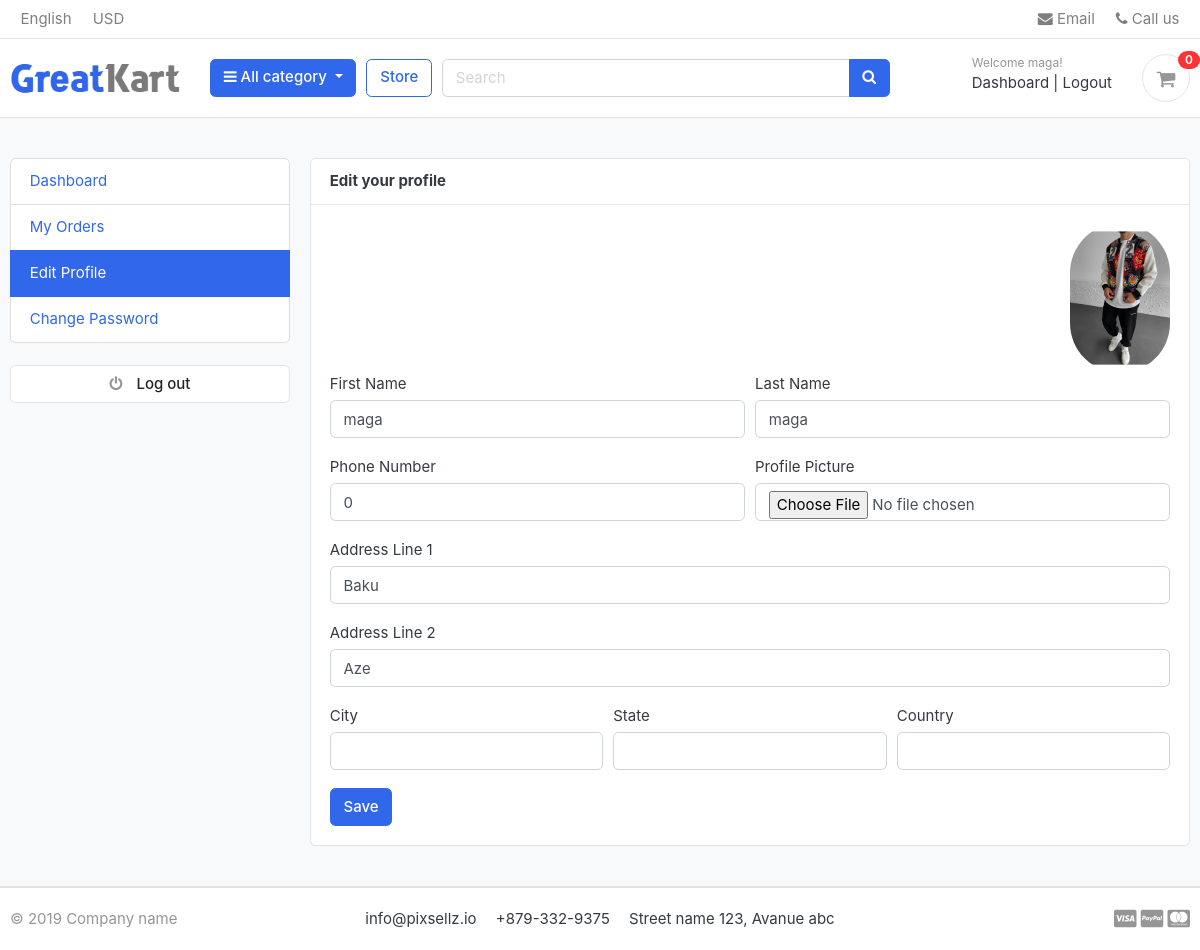
Page /accounts/edit_profile/ (signed in) on the earlier database version.
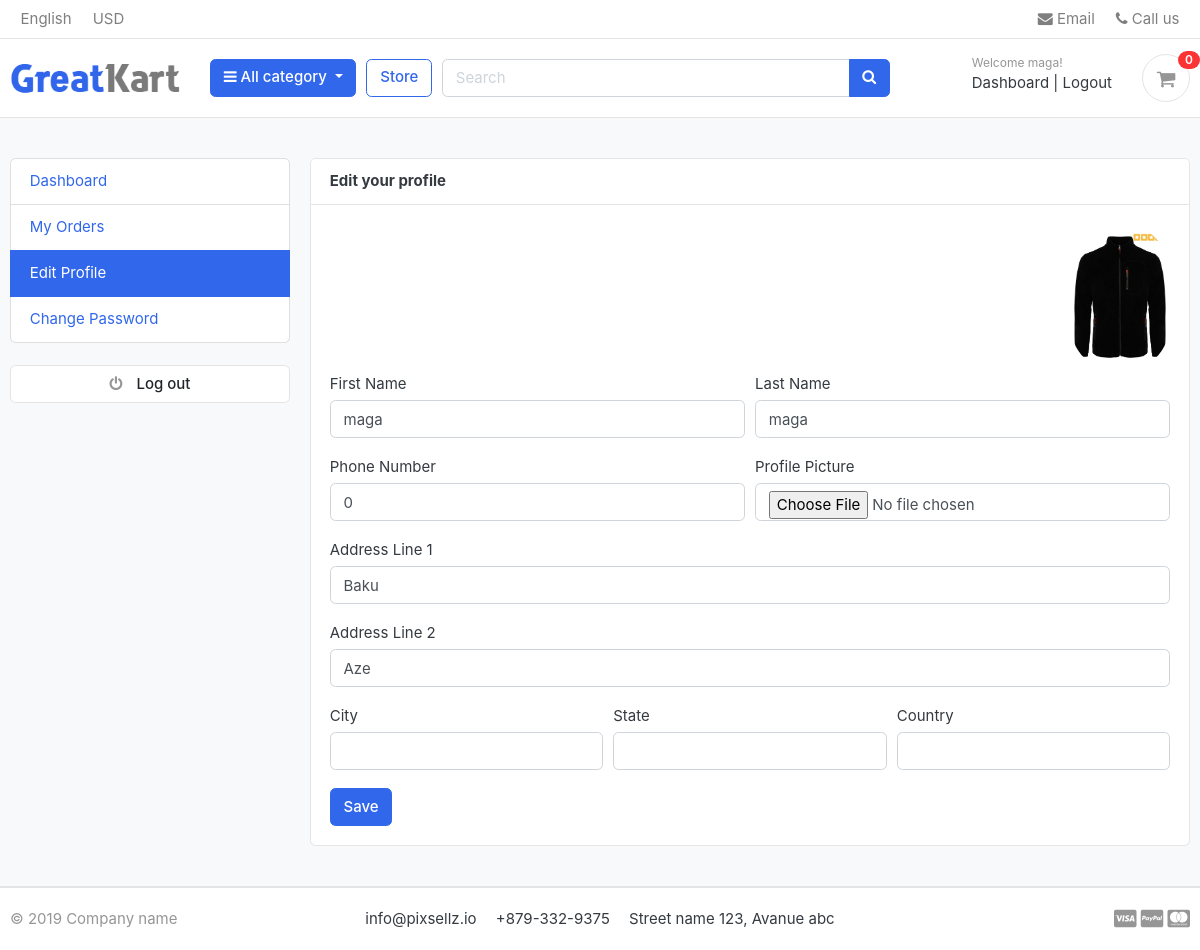
Same page on the later database version.
### accounts/models.py (models this page shows, shortened)
class UserProfile(models.Model):
    user = models.OneToOneField(Account, on_delete=models.CASCADE)
    address_line_1 = models.CharField(blank=True, max_length=100)
    address_line_2 = models.CharField(blank=True, max_length=100)
    profile_picture = models.ImageField(blank=True, upload_to='userprofile')
    city = models.CharField(blank=True, max_length=20)
    state = models.CharField(blank=True, max_length=20)
    country = models.CharField(blank=True, max_length=20)

### accounts/views.py (the view)
# urls.py: path('edit_profile/', views.edit_profile, name='edit_profile'),
@login_required(login_url='login')
def edit_profile(request):
    userprofile = get_object_or_404(UserProfile, user=request.user)
    if request.method == 'POST':
        user_form = UserForm(request.POST, instance=request.user)
        profile_form = UserProfileForm(request.POST, request.FILES, instance=userprofile)
        if user_form.is_valid() and profile_form.is_valid():
            user_form.save()
            profile_form.save()
            messages.success(request, 'Your profile has been updated.')
            return redirect('edit_profile')
    else:
        user_form = UserForm(instance=request.user)
        profile_form = UserProfileForm(instance=userprofile)
    context = {
        'user_form': user_form,
        'profile_form': profile_form,
        'userprofile': userprofile,
    }
    return render(request, 'accounts/edit_profile.html', context)

### accounts/forms.py
class UserForm(forms.ModelForm):
    class Meta:
        model = Account
        fields = ('first_name', 'last_name', 'phone_number')
    def __init__(self, *args, **kwargs):
        super(UserForm, self).__init__(*args, **kwargs)
        for field in self.fields:
            self.fields[field].widget.attrs['class'] = 'form-control'

class UserProfileForm(forms.ModelForm):
    profile_picture = forms.ImageField(required=False, error_messages = {'invalid':("Image files only")}, widget=forms.FileInput)
    class Meta:
        model = UserProfile
        fields = ('address_line_1', 'address_line_2', 'city', 'state', 'country', 'profile_picture')
    def __init__(self, *args, **kwargs):
        super(UserProfileForm, self).__init__(*args, **kwargs)
        for field in self.fields:
            self.fields[field].widget.attrs['class'] = 'form-control'

### carts/views.py (called while the page is built)
def _cart_id(request):
    cart = request.session.session_key
    if not cart:
        cart = request.session.create()
    return cart

### category/context_processors.py (called while the page is built)
def menu_links(request):
    links = Category.objects.all()
    return dict(links=links)

### category/models.py (called while the page is built)
    def get_url(self):
        return reverse('products_by_category' , args=[self.slug])

### templates/accounts/edit_profile.html (shortened to what this page needs)
{% extends 'base.html' %}
{% block content %}
<section class="section-conten padding-y bg">
<div class="container">
	<div class="row">
	{% include 'includes/dashboard_sidebar.html' %}
	<main class="col-md-9">
		<article class="card">
		<header class="card-header">
			<strong class="d-inline-block mr-3">Edit your profile</strong>
		</header>
		<div class="card-body">
			<div class="text-right">
				<img src="{{userprofile.profile_picture.url}}" alt="Profile Picture" width="100" style="border-radius:50px;">
			</div>
			<div class="row">
			<div class="col-md-12">
				<form action="{% url 'edit_profile' %}" method="POST" enctype="multipart/form-data">
					<div class="form-row">
						<div class="form-group col-md-6">
							<label>First Name</label>
							{{user_form.first_name}}
						</div>
						<div class="form-group col-md-6">
							<label>Last Name</label>
							{{user_form.last_name}}
						</div>
					</div>
					<div class="form-row">
						<div class="form-group col-md-6">
							<label>Phone Number</label>
							{{user_form.phone_number}}
						</div>
						<div class="form-group col-md-6">
							<label>Profile Picture</label>
							{{profile_form.profile_picture}}
						</div>
					</div>
					<div class="form-group">
						<label>Address Line 1</label>
						{{profile_form.address_line_1}}
					</div>
					<div class="form-group">
						<label>Address Line 2</label>
						{{profile_form.address_line_2}}
					</div>
					<div class="form-row">
						<div class="form-group col-md-4">
							<label>City</label>
							{{profile_form.city}}
						</div>
						<div class="form-group col-md-4">
							<label>State</label>
							{{profile_form.state}}
						</div>
						<div class="form-group col-md-4">
							<label>Country</label>
							{{profile_form.country}}
						</div>
					</div>
					<input type="submit" value="Save" class="btn btn-primary">
				</form>
			</div>
			</div>
		</div>
		</article>
	</main>
</div>
</div>
</section>
{% endblock %}

Differences in the rows shown:
changed UserProfile "Baku": profile_picture: a different picture
